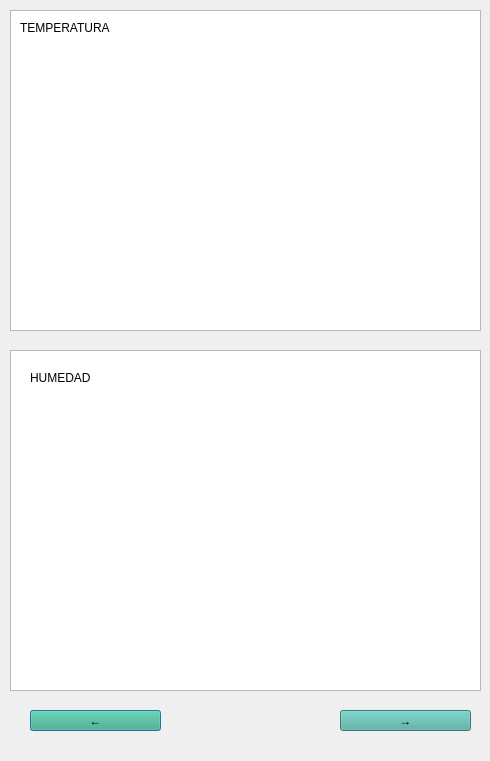
<?xml version="1.0" encoding="UTF-8"?>
<ui version="4.0">
 <class>Dialog</class>
 <widget class="QDialog" name="Dialog">
  <property name="geometry">
   <rect>
    <x>0</x>
    <y>0</y>
    <width>490</width>
    <height>761</height>
   </rect>
  </property>
  <property name="windowTitle">
   <string>Dialog</string>
  </property>
  <widget class="QLabel" name="label_9">
   <property name="geometry">
    <rect>
     <x>0</x>
     <y>0</y>
     <width>491</width>
     <height>761</height>
    </rect>
   </property>
   <property name="text">
    <string/>
   </property>
   <property name="pixmap">
    <pixmap>source/fondos.png</pixmap>
   </property>
   <property name="scaledContents">
    <bool>true</bool>
   </property>
  </widget>
  <widget class="QPushButton" name="BotonRegresar">
   <property name="geometry">
    <rect>
     <x>30</x>
     <y>710</y>
     <width>131</width>
     <height>21</height>
    </rect>
   </property>
   <property name="styleSheet">
    <string notr="true">background-color: rgb(59, 170, 128);</string>
   </property>
   <property name="text">
    <string>←</string>
   </property>
  </widget>
  <widget class="QPushButton" name="BotonSiguiente">
   <property name="geometry">
    <rect>
     <x>340</x>
     <y>710</y>
     <width>131</width>
     <height>21</height>
    </rect>
   </property>
   <property name="styleSheet">
    <string notr="true">background-color: rgb(76, 170, 159);
background-color: rgb(58, 170, 124);
background-color: rgb(76, 170, 159);
</string>
   </property>
   <property name="text">
    <string>→</string>
   </property>
  </widget>
  <widget class="QListView" name="Temperatura">
   <property name="geometry">
    <rect>
     <x>10</x>
     <y>10</y>
     <width>471</width>
     <height>321</height>
    </rect>
   </property>
   <property name="styleSheet">
    <string notr="true">border-right-color: rgb(85, 170, 127);</string>
   </property>
  </widget>
  <widget class="QListView" name="TextoHumedad">
   <property name="geometry">
    <rect>
     <x>10</x>
     <y>350</y>
     <width>471</width>
     <height>341</height>
    </rect>
   </property>
  </widget>
  <widget class="QLabel" name="TextoTemperatura">
   <property name="geometry">
    <rect>
     <x>20</x>
     <y>20</y>
     <width>161</width>
     <height>16</height>
    </rect>
   </property>
   <property name="styleSheet">
    <string notr="true">font: 75 14pt &quot;Times New Roman&quot;;</string>
   </property>
   <property name="text">
    <string>TEMPERATURA</string>
   </property>
  </widget>
  <widget class="QLabel" name="TextoHumedad_2">
   <property name="geometry">
    <rect>
     <x>30</x>
     <y>370</y>
     <width>161</width>
     <height>16</height>
    </rect>
   </property>
   <property name="styleSheet">
    <string notr="true">font: 75 16pt &quot;MS Shell Dlg 2&quot;;
font: 14pt &quot;Times New Roman&quot;;</string>
   </property>
   <property name="text">
    <string>HUMEDAD</string>
   </property>
  </widget>
 </widget>
 <resources/>
 <connections/>
</ui>
